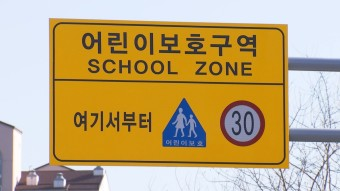
#> input picture wk05/1.jpg, 340 x 191 px
$ jupyter execute program5_4.ipynb
#> lines starting #> are read from the running program, lines starting #| are printed output that depends on the picture; after the words box and inside, x2 and y2 are one past the last pixel; in counts of white or black regions, pixels touching at a corner belong together
[cell 1]
import cv2 as cv
import numpy as np

img1=cv.imread('1.jpg')
#> img1 is the input picture: shape (191, 340, 3); mean B, G, R 123.3, 169.5, 191.9
gray1=cv.cvtColor(img1,cv.COLOR_BGR2GRAY)
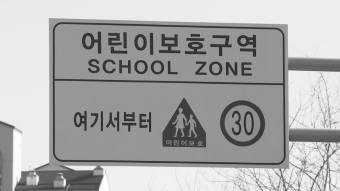
#> gray1: shape (191, 340); min 39, max 255, mean 170.9
img2=cv.imread('2.jpg')
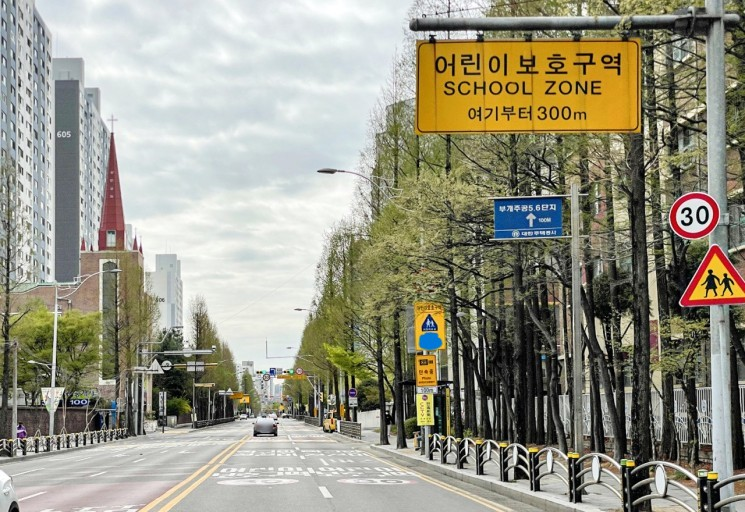
#> input picture wk05/2.jpg, 745 x 512 px
#> img2 is the input picture: shape (512, 745, 3); mean B, G, R 131.6, 148.5, 150.4
gray2=cv.cvtColor(img2,cv.COLOR_BGR2GRAY)
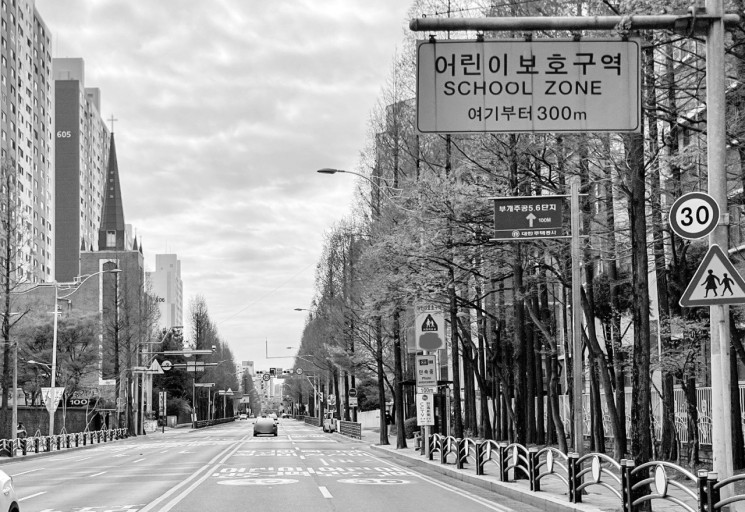
#> gray2: shape (512, 745); min 0, max 255, mean 147.2

sift=cv.SIFT_create()  # SIFT 알고리즘을 사용하여, 각 이미지에서 특징점과 디스크립터를 추출합니다.
kp1,des1=sift.detectAndCompute(gray1,None)
#> kp1 = 462 keypoints; strongest (x, y, size): (322, 167, 2), (243, 41, 3.3), (186, 52, 2.3), (37, 178, 2.6)
kp2,des2=sift.detectAndCompute(gray2,None)
#> kp2 = 4651 keypoints; strongest (x, y, size): (683, 222, 2.5), (683, 212, 2.2), (686, 212, 2.6), (705, 488, 2.1)

flann_matcher=cv.DescriptorMatcher_create(cv.DescriptorMatcher_FLANNBASED) # FLANN(OpenCV의 빠른 최근접 이웃 검색) 알고리즘을 사용하여, 두 이미지의 디스크립터를 매칭
knn_match=flann_matcher.knnMatch(des1,des2,2)
#> knn_match = 462 matches

T=0.7
good_match=[]
for nearest1,nearest2 in knn_match:  # knn 매칭 결과에서, 최근접 이웃과 두 번째로 가까운 이웃 간의 거리 비율이 T 이하인 경우를 좋은 매칭으로 판단
    if (nearest1.distance/nearest2.distance)<T:
        good_match.append(nearest1)
#> after the loop, good_match = 74 matches

points1=np.float32([kp1[gm.queryIdx].pt for gm in good_match])
#> points1 = 74 pairs, first value 50.62 to 257, second value 19.96 to 128.3
points2=np.float32([kp2[gm.trainIdx].pt for gm in good_match])
#> points2 = 74 pairs, first value 417.2 to 621, second value 40.57 to 323.9
H,_=cv.findHomography(points1,points2,cv.RANSAC) # 좋은 매칭으로 선별된 특징점 좌표를 사용하여, RANSAC 기반 호모그래피 매트릭스를 구함
#> H = [[1.09, 1.27, 329.3], [-0.0463, 1.29, 20.48], [-0.000176, 0.0025, 1]]

h1,w1=img1.shape[0],img1.shape[1]
#> h1 = 191; w1 = 340
h2,w2=img2.shape[0],img2.shape[1]
#> h2 = 512; w2 = 745

box1=np.float32([[0,0],[0,h1-1],[w1-1,h1-1],[w1-1,0]]).reshape(4,1,2)
#> box1 = [[0, 0], [0, 190], [339, 190], [339, 0]]
box2=cv.perspectiveTransform(box1,H) # 호모그래피 매트릭스를 사용하여, img1의 변환 전 모서리 좌표를 img2의 좌표계로 변환
#> box2 = [[329.3, 20.48], [386.8, 180.1], [663.9, 176.6], [742.8, 5.07]]

img2=cv.polylines(img2,[np.int32(box2)],True,(0,255,0),8)
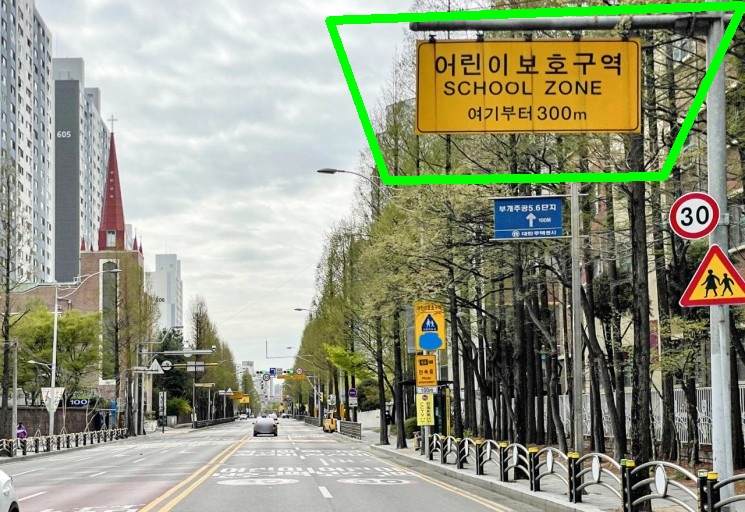
#> img2: shape (512, 745, 3); 2.46% of pixels changed, all inside (x1, y1, x2, y2) = (325, 1, 745, 185)

img_match=np.empty((max(h1,h2),w1+w2,3),dtype=np.uint8) # 좋은 매칭 결과를 사용하여, 두 이미지를 이어 붙인 후, 매칭된 특징점을 그립니다.
cv.drawMatches(img1,kp1,img2,kp2,good_match,img_match,flags=cv.DrawMatchesFlags_NOT_DRAW_SINGLE_POINTS)
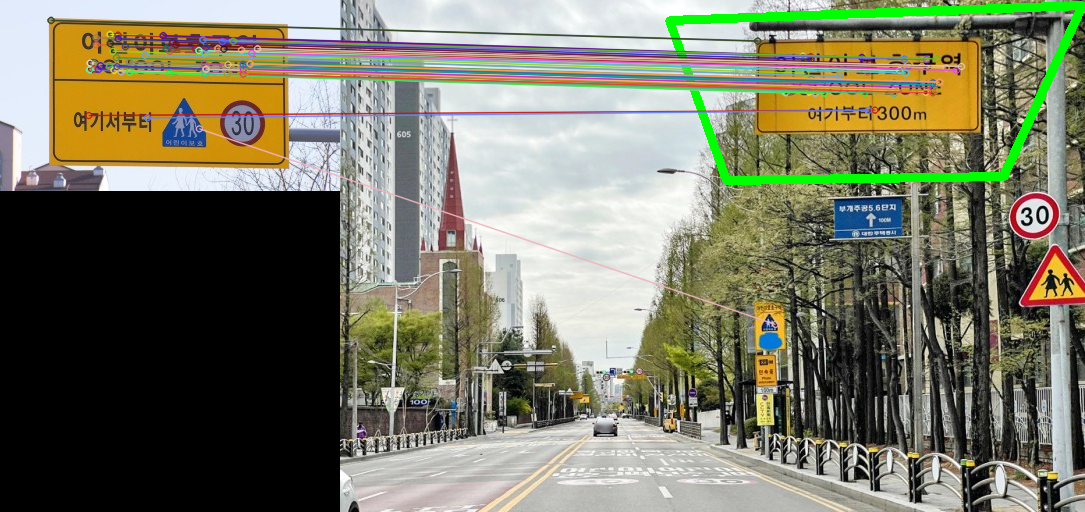
#> img_match: shape (512, 1085, 3); mean B, G, R 101.5, 120.7, 120.5

cv.imshow('Matches and Homography',img_match)


k=cv.waitKey()
#> (key Esc is pressed here)
cv.destroyAllWindows()
